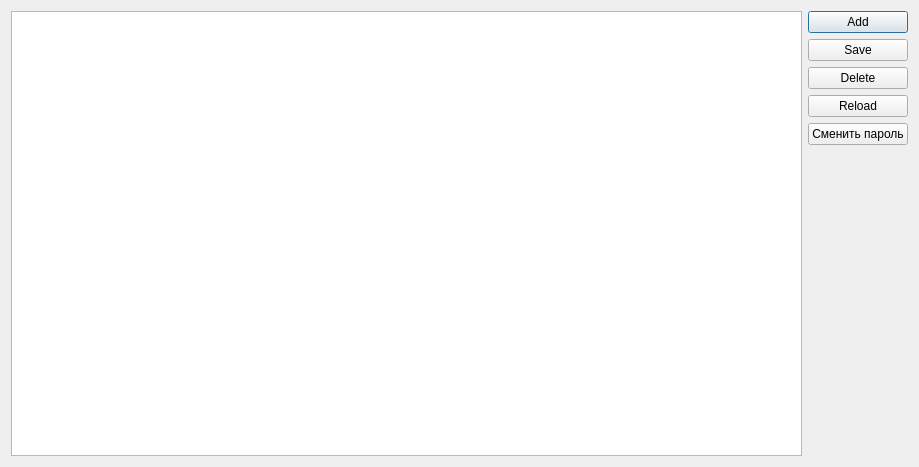
<ui version="4.0" >
 <class>manage_users_form</class>
 <widget class="QDialog" name="manage_users_form" >
  <property name="geometry" >
   <rect>
    <x>0</x>
    <y>0</y>
    <width>919</width>
    <height>467</height>
   </rect>
  </property>
  <property name="windowTitle" >
   <string>Управление пользователями</string>
  </property>
  <property name="modal" >
   <bool>true</bool>
  </property>
  <layout class="QVBoxLayout" name="verticalLayout_2" >
   <item>
    <layout class="QHBoxLayout" name="horizontalLayout" >
     <item>
      <widget class="QTableWidget" name="users_tabe" />
     </item>
     <item>
      <layout class="QVBoxLayout" name="verticalLayout" >
       <item>
        <widget class="QPushButton" name="add_user_button" >
         <property name="text" >
          <string>Add</string>
         </property>
        </widget>
       </item>
       <item>
        <widget class="QPushButton" name="save_button" >
         <property name="text" >
          <string>Save</string>
         </property>
        </widget>
       </item>
       <item>
        <widget class="QPushButton" name="user_del_button" >
         <property name="text" >
          <string>Delete</string>
         </property>
        </widget>
       </item>
       <item>
        <widget class="QPushButton" name="reload_button" >
         <property name="text" >
          <string>Reload</string>
         </property>
        </widget>
       </item>
       <item>
        <widget class="QPushButton" name="reload_password" >
         <property name="text" >
          <string>Сменить пароль</string>
         </property>
        </widget>
       </item>
       <item>
        <spacer name="verticalSpacer" >
         <property name="orientation" >
          <enum>Qt::Vertical</enum>
         </property>
         <property name="sizeHint" stdset="0" >
          <size>
           <width>20</width>
           <height>40</height>
          </size>
         </property>
        </spacer>
       </item>
      </layout>
     </item>
    </layout>
   </item>
  </layout>
 </widget>
 <resources/>
 <connections/>
</ui>
